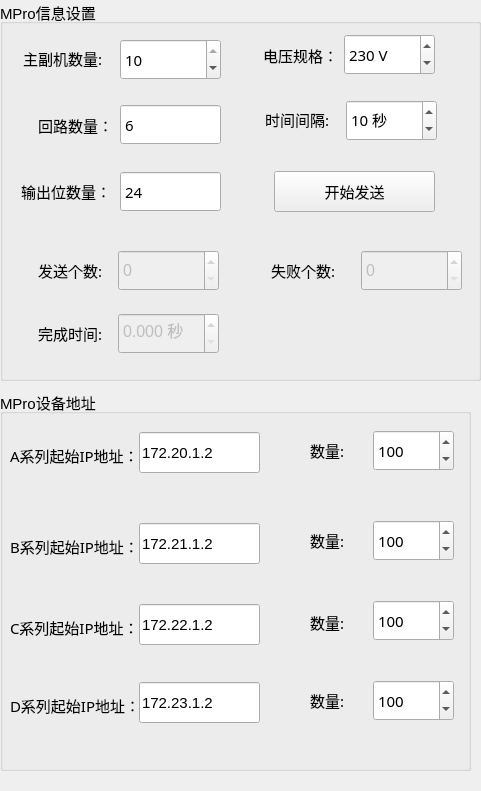
<?xml version="1.0" encoding="UTF-8"?>
<ui version="4.0">
 <class>mp_bulksend</class>
 <widget class="QWidget" name="mp_bulksend">
  <property name="geometry">
   <rect>
    <x>0</x>
    <y>0</y>
    <width>481</width>
    <height>791</height>
   </rect>
  </property>
  <property name="windowTitle">
   <string>Form</string>
  </property>
  <widget class="QGroupBox" name="groupBox_2">
   <property name="geometry">
    <rect>
     <x>0</x>
     <y>0</y>
     <width>481</width>
     <height>381</height>
    </rect>
   </property>
   <property name="font">
    <font>
     <pointsize>11</pointsize>
    </font>
   </property>
   <property name="title">
    <string>MPro信息设置</string>
   </property>
   <widget class="QSpinBox" name="machNum">
    <property name="geometry">
     <rect>
      <x>120</x>
      <y>39</y>
      <width>101</width>
      <height>41</height>
     </rect>
    </property>
    <property name="font">
     <font>
      <family>微软雅黑</family>
      <pointsize>11</pointsize>
     </font>
    </property>
    <property name="minimum">
     <number>1</number>
    </property>
    <property name="maximum">
     <number>10</number>
    </property>
    <property name="singleStep">
     <number>2</number>
    </property>
    <property name="value">
     <number>10</number>
    </property>
    <property name="displayIntegerBase">
     <number>10</number>
    </property>
   </widget>
   <widget class="QSpinBox" name="mp_timeInv">
    <property name="geometry">
     <rect>
      <x>346</x>
      <y>100</y>
      <width>91</width>
      <height>41</height>
     </rect>
    </property>
    <property name="font">
     <font>
      <family>微软雅黑</family>
      <pointsize>11</pointsize>
     </font>
    </property>
    <property name="suffix">
     <string> 秒</string>
    </property>
    <property name="minimum">
     <number>5</number>
    </property>
    <property name="maximum">
     <number>500</number>
    </property>
    <property name="singleStep">
     <number>2</number>
    </property>
    <property name="value">
     <number>10</number>
    </property>
    <property name="displayIntegerBase">
     <number>10</number>
    </property>
   </widget>
   <widget class="QLabel" name="label_9">
    <property name="geometry">
     <rect>
      <x>23</x>
      <y>43</y>
      <width>81</width>
      <height>31</height>
     </rect>
    </property>
    <property name="font">
     <font>
      <family>微软雅黑</family>
      <pointsize>11</pointsize>
     </font>
    </property>
    <property name="text">
     <string>主副机数量:</string>
    </property>
   </widget>
   <widget class="QLabel" name="label_10">
    <property name="geometry">
     <rect>
      <x>265</x>
      <y>104</y>
      <width>71</width>
      <height>31</height>
     </rect>
    </property>
    <property name="font">
     <font>
      <family>微软雅黑</family>
      <pointsize>11</pointsize>
     </font>
    </property>
    <property name="text">
     <string>时间间隔:</string>
    </property>
   </widget>
   <widget class="QLabel" name="label_11">
    <property name="geometry">
     <rect>
      <x>263</x>
      <y>40</y>
      <width>71</width>
      <height>31</height>
     </rect>
    </property>
    <property name="font">
     <font>
      <family>微软雅黑</family>
      <pointsize>11</pointsize>
     </font>
    </property>
    <property name="text">
     <string>电压规格：</string>
    </property>
   </widget>
   <widget class="QPushButton" name="mpSendBtn">
    <property name="geometry">
     <rect>
      <x>274</x>
      <y>171</y>
      <width>161</width>
      <height>41</height>
     </rect>
    </property>
    <property name="font">
     <font>
      <pointsize>11</pointsize>
     </font>
    </property>
    <property name="text">
     <string>开始发送</string>
    </property>
   </widget>
   <widget class="QSpinBox" name="volCap">
    <property name="geometry">
     <rect>
      <x>344</x>
      <y>34</y>
      <width>91</width>
      <height>41</height>
     </rect>
    </property>
    <property name="font">
     <font>
      <family>微软雅黑</family>
      <pointsize>11</pointsize>
     </font>
    </property>
    <property name="suffix">
     <string> V</string>
    </property>
    <property name="prefix">
     <string/>
    </property>
    <property name="minimum">
     <number>200</number>
    </property>
    <property name="maximum">
     <number>500</number>
    </property>
    <property name="singleStep">
     <number>2</number>
    </property>
    <property name="value">
     <number>230</number>
    </property>
    <property name="displayIntegerBase">
     <number>10</number>
    </property>
   </widget>
   <widget class="QLabel" name="label_12">
    <property name="geometry">
     <rect>
      <x>38</x>
      <y>110</y>
      <width>71</width>
      <height>31</height>
     </rect>
    </property>
    <property name="font">
     <font>
      <family>微软雅黑</family>
      <pointsize>11</pointsize>
     </font>
    </property>
    <property name="text">
     <string>回路数量：</string>
    </property>
   </widget>
   <widget class="QSpinBox" name="cirNum">
    <property name="geometry">
     <rect>
      <x>120</x>
      <y>104</y>
      <width>101</width>
      <height>41</height>
     </rect>
    </property>
    <property name="font">
     <font>
      <family>微软雅黑</family>
      <pointsize>11</pointsize>
     </font>
    </property>
    <property name="buttonSymbols">
     <enum>QAbstractSpinBox::NoButtons</enum>
    </property>
    <property name="suffix">
     <string/>
    </property>
    <property name="prefix">
     <string/>
    </property>
    <property name="minimum">
     <number>1</number>
    </property>
    <property name="maximum">
     <number>32</number>
    </property>
    <property name="singleStep">
     <number>2</number>
    </property>
    <property name="stepType">
     <enum>QAbstractSpinBox::AdaptiveDecimalStepType</enum>
    </property>
    <property name="value">
     <number>6</number>
    </property>
    <property name="displayIntegerBase">
     <number>10</number>
    </property>
   </widget>
   <widget class="QLabel" name="label_13">
    <property name="geometry">
     <rect>
      <x>21</x>
      <y>176</y>
      <width>91</width>
      <height>31</height>
     </rect>
    </property>
    <property name="font">
     <font>
      <family>微软雅黑</family>
      <pointsize>11</pointsize>
     </font>
    </property>
    <property name="text">
     <string>输出位数量：</string>
    </property>
   </widget>
   <widget class="QSpinBox" name="bitNum">
    <property name="geometry">
     <rect>
      <x>120</x>
      <y>171</y>
      <width>101</width>
      <height>41</height>
     </rect>
    </property>
    <property name="font">
     <font>
      <family>微软雅黑</family>
      <pointsize>11</pointsize>
     </font>
    </property>
    <property name="buttonSymbols">
     <enum>QAbstractSpinBox::NoButtons</enum>
    </property>
    <property name="suffix">
     <string/>
    </property>
    <property name="prefix">
     <string/>
    </property>
    <property name="minimum">
     <number>8</number>
    </property>
    <property name="maximum">
     <number>48</number>
    </property>
    <property name="singleStep">
     <number>2</number>
    </property>
    <property name="stepType">
     <enum>QAbstractSpinBox::AdaptiveDecimalStepType</enum>
    </property>
    <property name="value">
     <number>24</number>
    </property>
    <property name="displayIntegerBase">
     <number>10</number>
    </property>
   </widget>
   <widget class="QLabel" name="label_18">
    <property name="geometry">
     <rect>
      <x>271</x>
      <y>260</y>
      <width>81</width>
      <height>21</height>
     </rect>
    </property>
    <property name="font">
     <font>
      <family>微软雅黑</family>
      <pointsize>11</pointsize>
     </font>
    </property>
    <property name="text">
     <string>失败个数:</string>
    </property>
   </widget>
   <widget class="QSpinBox" name="MproNum">
    <property name="enabled">
     <bool>false</bool>
    </property>
    <property name="geometry">
     <rect>
      <x>118</x>
      <y>250</y>
      <width>101</width>
      <height>41</height>
     </rect>
    </property>
    <property name="font">
     <font>
      <pointsize>12</pointsize>
     </font>
    </property>
    <property name="maximum">
     <number>100000</number>
    </property>
   </widget>
   <widget class="QLabel" name="label_19">
    <property name="geometry">
     <rect>
      <x>38</x>
      <y>260</y>
      <width>81</width>
      <height>21</height>
     </rect>
    </property>
    <property name="font">
     <font>
      <family>微软雅黑</family>
      <pointsize>11</pointsize>
     </font>
    </property>
    <property name="text">
     <string>发送个数:</string>
    </property>
   </widget>
   <widget class="QDoubleSpinBox" name="MproTime">
    <property name="enabled">
     <bool>false</bool>
    </property>
    <property name="geometry">
     <rect>
      <x>118</x>
      <y>313</y>
      <width>101</width>
      <height>41</height>
     </rect>
    </property>
    <property name="font">
     <font>
      <pointsize>12</pointsize>
     </font>
    </property>
    <property name="prefix">
     <string/>
    </property>
    <property name="suffix">
     <string> 秒</string>
    </property>
    <property name="decimals">
     <number>3</number>
    </property>
   </widget>
   <widget class="QSpinBox" name="MproErNum">
    <property name="enabled">
     <bool>false</bool>
    </property>
    <property name="geometry">
     <rect>
      <x>361</x>
      <y>250</y>
      <width>101</width>
      <height>41</height>
     </rect>
    </property>
    <property name="font">
     <font>
      <pointsize>12</pointsize>
     </font>
    </property>
    <property name="maximum">
     <number>100000</number>
    </property>
   </widget>
   <widget class="QLabel" name="label_20">
    <property name="geometry">
     <rect>
      <x>38</x>
      <y>323</y>
      <width>81</width>
      <height>21</height>
     </rect>
    </property>
    <property name="font">
     <font>
      <family>微软雅黑</family>
      <pointsize>11</pointsize>
     </font>
    </property>
    <property name="text">
     <string>完成时间:</string>
    </property>
   </widget>
  </widget>
  <widget class="QGroupBox" name="groupBox">
   <property name="geometry">
    <rect>
     <x>0</x>
     <y>390</y>
     <width>471</width>
     <height>381</height>
    </rect>
   </property>
   <property name="font">
    <font>
     <pointsize>11</pointsize>
    </font>
   </property>
   <property name="title">
    <string>MPro设备地址</string>
   </property>
   <widget class="QLabel" name="label_4">
    <property name="geometry">
     <rect>
      <x>10</x>
      <y>45</y>
      <width>131</width>
      <height>41</height>
     </rect>
    </property>
    <property name="font">
     <font>
      <family>微软雅黑</family>
      <pointsize>11</pointsize>
     </font>
    </property>
    <property name="text">
     <string>A系列起始IP地址：</string>
    </property>
   </widget>
   <widget class="QLineEdit" name="AdevIp">
    <property name="geometry">
     <rect>
      <x>139</x>
      <y>42</y>
      <width>121</width>
      <height>41</height>
     </rect>
    </property>
    <property name="font">
     <font>
      <pointsize>11</pointsize>
     </font>
    </property>
    <property name="text">
     <string>172.20.1.2</string>
    </property>
   </widget>
   <widget class="QLabel" name="label_7">
    <property name="geometry">
     <rect>
      <x>310</x>
      <y>45</y>
      <width>61</width>
      <height>31</height>
     </rect>
    </property>
    <property name="font">
     <font>
      <family>微软雅黑</family>
      <pointsize>11</pointsize>
     </font>
    </property>
    <property name="text">
     <string>数量:</string>
    </property>
   </widget>
   <widget class="QSpinBox" name="AsendNum">
    <property name="geometry">
     <rect>
      <x>373</x>
      <y>40</y>
      <width>81</width>
      <height>41</height>
     </rect>
    </property>
    <property name="font">
     <font>
      <family>微软雅黑</family>
      <pointsize>11</pointsize>
     </font>
    </property>
    <property name="minimum">
     <number>1</number>
    </property>
    <property name="maximum">
     <number>1000</number>
    </property>
    <property name="singleStep">
     <number>10</number>
    </property>
    <property name="value">
     <number>100</number>
    </property>
    <property name="displayIntegerBase">
     <number>10</number>
    </property>
   </widget>
   <widget class="QSpinBox" name="BsendNum">
    <property name="geometry">
     <rect>
      <x>373</x>
      <y>130</y>
      <width>81</width>
      <height>41</height>
     </rect>
    </property>
    <property name="font">
     <font>
      <family>微软雅黑</family>
      <pointsize>11</pointsize>
     </font>
    </property>
    <property name="minimum">
     <number>1</number>
    </property>
    <property name="maximum">
     <number>1000</number>
    </property>
    <property name="singleStep">
     <number>10</number>
    </property>
    <property name="value">
     <number>100</number>
    </property>
    <property name="displayIntegerBase">
     <number>10</number>
    </property>
   </widget>
   <widget class="QLabel" name="label_5">
    <property name="geometry">
     <rect>
      <x>10</x>
      <y>136</y>
      <width>131</width>
      <height>41</height>
     </rect>
    </property>
    <property name="font">
     <font>
      <family>微软雅黑</family>
      <pointsize>11</pointsize>
     </font>
    </property>
    <property name="text">
     <string>B系列起始IP地址：</string>
    </property>
   </widget>
   <widget class="QLineEdit" name="BdevIp">
    <property name="geometry">
     <rect>
      <x>139</x>
      <y>133</y>
      <width>121</width>
      <height>41</height>
     </rect>
    </property>
    <property name="font">
     <font>
      <pointsize>11</pointsize>
     </font>
    </property>
    <property name="text">
     <string>172.21.1.2</string>
    </property>
   </widget>
   <widget class="QLabel" name="label_8">
    <property name="geometry">
     <rect>
      <x>310</x>
      <y>135</y>
      <width>51</width>
      <height>31</height>
     </rect>
    </property>
    <property name="font">
     <font>
      <family>微软雅黑</family>
      <pointsize>11</pointsize>
     </font>
    </property>
    <property name="text">
     <string>数量:</string>
    </property>
   </widget>
   <widget class="QSpinBox" name="CsendNum">
    <property name="geometry">
     <rect>
      <x>373</x>
      <y>210</y>
      <width>81</width>
      <height>41</height>
     </rect>
    </property>
    <property name="font">
     <font>
      <family>微软雅黑</family>
      <pointsize>11</pointsize>
     </font>
    </property>
    <property name="minimum">
     <number>1</number>
    </property>
    <property name="maximum">
     <number>1000</number>
    </property>
    <property name="singleStep">
     <number>10</number>
    </property>
    <property name="value">
     <number>100</number>
    </property>
    <property name="displayIntegerBase">
     <number>10</number>
    </property>
   </widget>
   <widget class="QLabel" name="label_6">
    <property name="geometry">
     <rect>
      <x>10</x>
      <y>217</y>
      <width>131</width>
      <height>41</height>
     </rect>
    </property>
    <property name="font">
     <font>
      <family>微软雅黑</family>
      <pointsize>11</pointsize>
     </font>
    </property>
    <property name="text">
     <string>C系列起始IP地址：</string>
    </property>
   </widget>
   <widget class="QLineEdit" name="CdevIp">
    <property name="geometry">
     <rect>
      <x>139</x>
      <y>214</y>
      <width>121</width>
      <height>41</height>
     </rect>
    </property>
    <property name="font">
     <font>
      <pointsize>11</pointsize>
     </font>
    </property>
    <property name="text">
     <string>172.22.1.2</string>
    </property>
   </widget>
   <widget class="QLabel" name="label_14">
    <property name="geometry">
     <rect>
      <x>310</x>
      <y>217</y>
      <width>51</width>
      <height>31</height>
     </rect>
    </property>
    <property name="font">
     <font>
      <family>微软雅黑</family>
      <pointsize>11</pointsize>
     </font>
    </property>
    <property name="text">
     <string>数量:</string>
    </property>
   </widget>
   <widget class="QSpinBox" name="DsendNum">
    <property name="geometry">
     <rect>
      <x>373</x>
      <y>290</y>
      <width>81</width>
      <height>41</height>
     </rect>
    </property>
    <property name="font">
     <font>
      <family>微软雅黑</family>
      <pointsize>11</pointsize>
     </font>
    </property>
    <property name="minimum">
     <number>1</number>
    </property>
    <property name="maximum">
     <number>1000</number>
    </property>
    <property name="singleStep">
     <number>10</number>
    </property>
    <property name="value">
     <number>100</number>
    </property>
    <property name="displayIntegerBase">
     <number>10</number>
    </property>
   </widget>
   <widget class="QLabel" name="label_15">
    <property name="geometry">
     <rect>
      <x>10</x>
      <y>295</y>
      <width>131</width>
      <height>41</height>
     </rect>
    </property>
    <property name="font">
     <font>
      <family>微软雅黑</family>
      <pointsize>11</pointsize>
     </font>
    </property>
    <property name="text">
     <string>D系列起始IP地址：</string>
    </property>
   </widget>
   <widget class="QLineEdit" name="DdevIp">
    <property name="geometry">
     <rect>
      <x>139</x>
      <y>292</y>
      <width>121</width>
      <height>41</height>
     </rect>
    </property>
    <property name="font">
     <font>
      <pointsize>11</pointsize>
     </font>
    </property>
    <property name="text">
     <string>172.23.1.2</string>
    </property>
   </widget>
   <widget class="QLabel" name="label_16">
    <property name="geometry">
     <rect>
      <x>310</x>
      <y>295</y>
      <width>41</width>
      <height>31</height>
     </rect>
    </property>
    <property name="font">
     <font>
      <family>微软雅黑</family>
      <pointsize>11</pointsize>
     </font>
    </property>
    <property name="text">
     <string>数量:</string>
    </property>
   </widget>
  </widget>
 </widget>
 <resources/>
 <connections/>
</ui>
